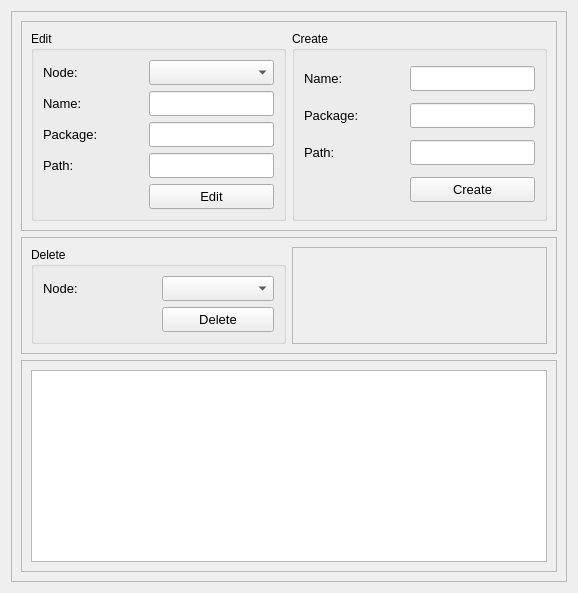
          <widget class="QWidget" name="W_ConfigNodePage">
           <property name="styleSheet">
            <string notr="true"/>
           </property>
           <attribute name="title">
            <string>Node</string>
           </attribute>
           <layout class="QVBoxLayout" name="verticalLayout_5">
            <item>
             <widget class="QFrame" name="frame">
              <property name="frameShape">
               <enum>QFrame::StyledPanel</enum>
              </property>
              <property name="frameShadow">
               <enum>QFrame::Raised</enum>
              </property>
              <layout class="QVBoxLayout" name="verticalLayout_3">
               <item>
                <widget class="QFrame" name="frame_2">
                 <property name="frameShape">
                  <enum>QFrame::StyledPanel</enum>
                 </property>
                 <property name="frameShadow">
                  <enum>QFrame::Raised</enum>
                 </property>
                 <layout class="QHBoxLayout" name="horizontalLayout_7">
                  <item>
                   <widget class="QGroupBox" name="groupBox_8">
                    <property name="title">
                     <string>Edit</string>
                    </property>
                    <layout class="QGridLayout" name="gridLayout">
                     <item row="2" column="2">
                      <widget class="QLineEdit" name="lineEdit_11">
                       <property name="minimumSize">
                        <size>
                         <width>0</width>
                         <height>25</height>
                        </size>
                       </property>
                       <property name="maximumSize">
                        <size>
                         <width>16777215</width>
                         <height>25</height>
                        </size>
                       </property>
                       <property name="font">
                        <font>
                         <pointsize>10</pointsize>
                        </font>
                       </property>
                      </widget>
                     </item>
                     <item row="3" column="0">
                      <widget class="QLabel" name="label_21">
                       <property name="minimumSize">
                        <size>
                         <width>100</width>
                         <height>0</height>
                        </size>
                       </property>
                       <property name="font">
                        <font>
                         <pointsize>10</pointsize>
                        </font>
                       </property>
                       <property name="text">
                        <string>Path:</string>
                       </property>
                      </widget>
                     </item>
                     <item row="0" column="2">
                      <widget class="QComboBox" name="comboBox_5">
                       <property name="minimumSize">
                        <size>
                         <width>0</width>
                         <height>25</height>
                        </size>
                       </property>
                       <property name="maximumSize">
                        <size>
                         <width>16777215</width>
                         <height>25</height>
                        </size>
                       </property>
                       <property name="font">
                        <font>
                         <pointsize>10</pointsize>
                        </font>
                       </property>
                      </widget>
                     </item>
                     <item row="0" column="0">
                      <widget class="QLabel" name="label_17">
                       <property name="minimumSize">
                        <size>
                         <width>100</width>
                         <height>0</height>
                        </size>
                       </property>
                       <property name="font">
                        <font>
                         <pointsize>10</pointsize>
                        </font>
                       </property>
                       <property name="text">
                        <string>Node:</string>
                       </property>
                      </widget>
                     </item>
                     <item row="1" column="2">
                      <widget class="QLineEdit" name="lineEdit_9">
                       <property name="minimumSize">
                        <size>
                         <width>0</width>
                         <height>25</height>
                        </size>
                       </property>
                       <property name="maximumSize">
                        <size>
                         <width>16777215</width>
                         <height>25</height>
                        </size>
                       </property>
                       <property name="font">
                        <font>
                         <pointsize>10</pointsize>
                        </font>
                       </property>
                      </widget>
                     </item>
                     <item row="1" column="0">
                      <widget class="QLabel" name="label_18">
                       <property name="minimumSize">
                        <size>
                         <width>100</width>
                         <height>0</height>
                        </size>
                       </property>
                       <property name="font">
                        <font>
                         <pointsize>10</pointsize>
                        </font>
                       </property>
                       <property name="text">
                        <string>Name:</string>
                       </property>
                      </widget>
                     </item>
                     <item row="2" column="0">
                      <widget class="QLabel" name="label_19">
                       <property name="minimumSize">
                        <size>
                         <width>100</width>
                         <height>0</height>
                        </size>
                       </property>
                       <property name="font">
                        <font>
                         <pointsize>10</pointsize>
                        </font>
                       </property>
                       <property name="text">
                        <string>Package:</string>
                       </property>
                      </widget>
                     </item>
                     <item row="3" column="2">
                      <widget class="QLineEdit" name="lineEdit_12">
                       <property name="minimumSize">
                        <size>
                         <width>0</width>
                         <height>25</height>
                        </size>
                       </property>
                       <property name="maximumSize">
                        <size>
                         <width>16777215</width>
                         <height>25</height>
                        </size>
                       </property>
                       <property name="font">
                        <font>
                         <pointsize>10</pointsize>
                        </font>
                       </property>
                      </widget>
                     </item>
                     <item row="4" column="2">
                      <widget class="QPushButton" name="pushButton_8">
                       <property name="minimumSize">
                        <size>
                         <width>0</width>
                         <height>25</height>
                        </size>
                       </property>
                       <property name="maximumSize">
                        <size>
                         <width>16777215</width>
                         <height>25</height>
                        </size>
                       </property>
                       <property name="font">
                        <font>
                         <pointsize>10</pointsize>
                        </font>
                       </property>
                       <property name="text">
                        <string>Edit</string>
                       </property>
                      </widget>
                     </item>
                    </layout>
                   </widget>
                  </item>
                  <item>
                   <widget class="QGroupBox" name="groupBox_5">
                    <property name="title">
                     <string>Create</string>
                    </property>
                    <layout class="QGridLayout" name="gridLayout_6">
                     <item row="1" column="1">
                      <widget class="QLineEdit" name="lineEdit_16">
                       <property name="minimumSize">
                        <size>
                         <width>0</width>
                         <height>25</height>
                        </size>
                       </property>
                       <property name="maximumSize">
                        <size>
                         <width>16777215</width>
                         <height>25</height>
                        </size>
                       </property>
                       <property name="font">
                        <font>
                         <pointsize>10</pointsize>
                        </font>
                       </property>
                      </widget>
                     </item>
                     <item row="0" column="0">
                      <widget class="QLabel" name="label_25">
                       <property name="minimumSize">
                        <size>
                         <width>100</width>
                         <height>0</height>
                        </size>
                       </property>
                       <property name="font">
                        <font>
                         <pointsize>10</pointsize>
                        </font>
                       </property>
                       <property name="text">
                        <string>Name:</string>
                       </property>
                      </widget>
                     </item>
                     <item row="0" column="1">
                      <widget class="QLineEdit" name="lineEdit_15">
                       <property name="minimumSize">
                        <size>
                         <width>0</width>
                         <height>25</height>
                        </size>
                       </property>
                       <property name="maximumSize">
                        <size>
                         <width>16777215</width>
                         <height>25</height>
                        </size>
                       </property>
                       <property name="font">
                        <font>
                         <pointsize>10</pointsize>
                        </font>
                       </property>
                      </widget>
                     </item>
                     <item row="2" column="1">
                      <widget class="QLineEdit" name="lineEdit_17">
                       <property name="minimumSize">
                        <size>
                         <width>0</width>
                         <height>25</height>
                        </size>
                       </property>
                       <property name="maximumSize">
                        <size>
                         <width>16777215</width>
                         <height>25</height>
                        </size>
                       </property>
                       <property name="font">
                        <font>
                         <pointsize>10</pointsize>
                        </font>
                       </property>
                      </widget>
                     </item>
                     <item row="2" column="0">
                      <widget class="QLabel" name="label_27">
                       <property name="minimumSize">
                        <size>
                         <width>100</width>
                         <height>0</height>
                        </size>
                       </property>
                       <property name="font">
                        <font>
                         <pointsize>10</pointsize>
                        </font>
                       </property>
                       <property name="text">
                        <string>Path:</string>
                       </property>
                      </widget>
                     </item>
                     <item row="1" column="0">
                      <widget class="QLabel" name="label_26">
                       <property name="minimumSize">
                        <size>
                         <width>100</width>
                         <height>0</height>
                        </size>
                       </property>
                       <property name="font">
                        <font>
                         <pointsize>10</pointsize>
                        </font>
                       </property>
                       <property name="text">
                        <string>Package:</string>
                       </property>
                      </widget>
                     </item>
                     <item row="3" column="1">
                      <widget class="QPushButton" name="pushButton_10">
                       <property name="minimumSize">
                        <size>
                         <width>0</width>
                         <height>25</height>
                        </size>
                       </property>
                       <property name="maximumSize">
                        <size>
                         <width>16777215</width>
                         <height>25</height>
                        </size>
                       </property>
                       <property name="font">
                        <font>
                         <pointsize>10</pointsize>
                        </font>
                       </property>
                       <property name="text">
                        <string>Create</string>
                       </property>
                      </widget>
                     </item>
                    </layout>
                   </widget>
                  </item>
                 </layout>
                </widget>
               </item>
               <item>
                <widget class="QFrame" name="frame_4">
                 <property name="frameShape">
                  <enum>QFrame::StyledPanel</enum>
                 </property>
                 <property name="frameShadow">
                  <enum>QFrame::Raised</enum>
                 </property>
                 <layout class="QHBoxLayout" name="horizontalLayout_8">
                  <item>
                   <widget class="QGroupBox" name="groupBox_6">
                    <property name="title">
                     <string>Delete</string>
                    </property>
                    <layout class="QGridLayout" name="gridLayout_14">
                     <item row="0" column="1">
                      <widget class="QComboBox" name="comboBox_6">
                       <property name="minimumSize">
                        <size>
                         <width>0</width>
                         <height>25</height>
                        </size>
                       </property>
                       <property name="maximumSize">
                        <size>
                         <width>16777215</width>
                         <height>25</height>
                        </size>
                       </property>
                       <property name="font">
                        <font>
                         <pointsize>10</pointsize>
                        </font>
                       </property>
                      </widget>
                     </item>
                     <item row="0" column="0">
                      <widget class="QLabel" name="label_20">
                       <property name="minimumSize">
                        <size>
                         <width>100</width>
                         <height>0</height>
                        </size>
                       </property>
                       <property name="font">
                        <font>
                         <pointsize>10</pointsize>
                        </font>
                       </property>
                       <property name="text">
                        <string>Node:</string>
                       </property>
                      </widget>
                     </item>
                     <item row="1" column="1">
                      <widget class="QPushButton" name="pushButton_3">
                       <property name="minimumSize">
                        <size>
                         <width>0</width>
                         <height>25</height>
                        </size>
                       </property>
                       <property name="maximumSize">
                        <size>
                         <width>16777215</width>
                         <height>25</height>
                        </size>
                       </property>
                       <property name="font">
                        <font>
                         <pointsize>10</pointsize>
                        </font>
                       </property>
                       <property name="text">
                        <string>Delete</string>
                       </property>
                      </widget>
                     </item>
                    </layout>
                   </widget>
                  </item>
                  <item>
                   <widget class="QFrame" name="frame_6">
                    <property name="frameShape">
                     <enum>QFrame::StyledPanel</enum>
                    </property>
                    <property name="frameShadow">
                     <enum>QFrame::Raised</enum>
                    </property>
                   </widget>
                  </item>
                 </layout>
                </widget>
               </item>
               <item>
                <widget class="QFrame" name="frame_5">
                 <property name="frameShape">
                  <enum>QFrame::StyledPanel</enum>
                 </property>
                 <property name="frameShadow">
                  <enum>QFrame::Raised</enum>
                 </property>
                 <layout class="QVBoxLayout" name="verticalLayout_12">
                  <item>
                   <widget class="QListView" name="listView_2"/>
                  </item>
                 </layout>
                </widget>
               </item>
              </layout>
             </widget>
            </item>
           </layout>
          </widget>
